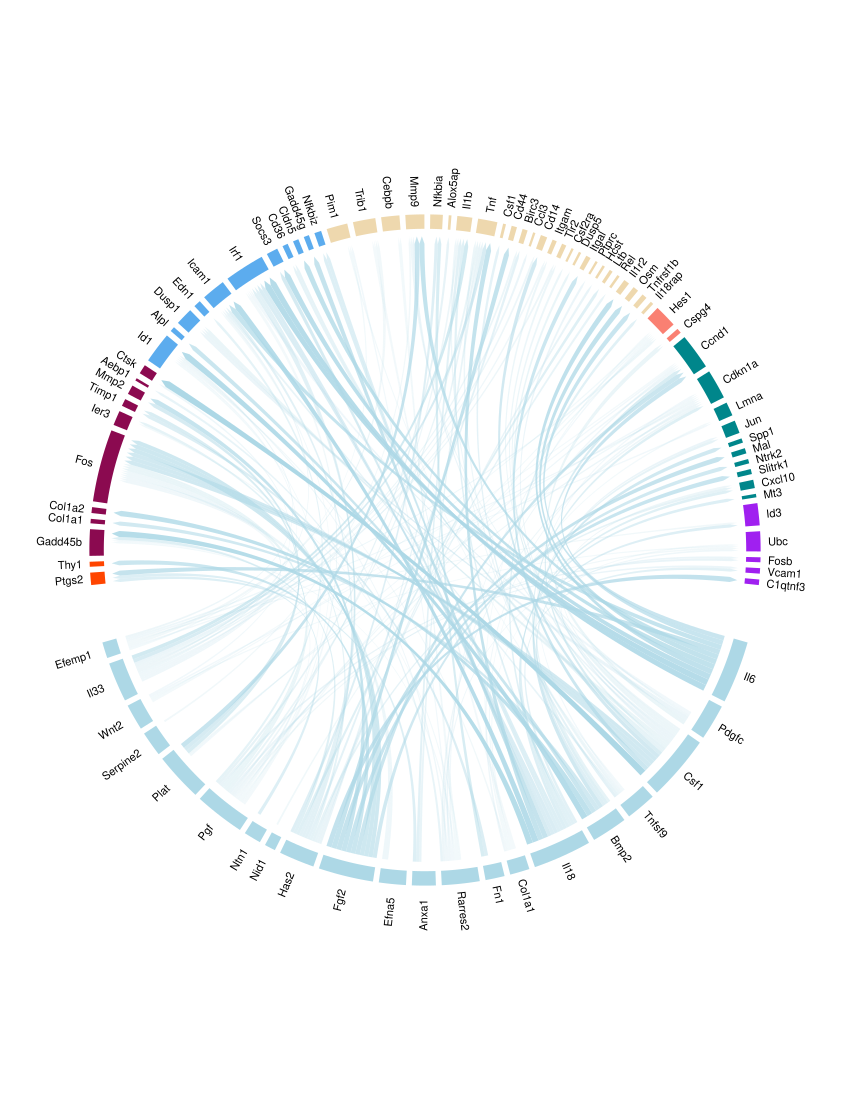

Generate this figure with R:
# ,,,,,,,,,,,,,,,,,,,,
# ,,,,,, CIRCOS ,,,,,,
# THIS IS VERSION SHOWS PI16 LIGANDS
# and predicted interactions with receptors(=target) expressed by the other cell types 

library(nichenetr)
library(dplyr)
library(tidyverse)
library(circlize)

library(Seurat)

prloc="~/reanalysesPubs/"
setwd(prloc)

# ** ATTENTION if objects already loaded, not to run this part **

# Oprescu&DeMicheli integrated expression data
# load Seurat  object:
seuratObj = readRDS("Opres_DeMichseu_withNames.rds")
seuratObj@meta.data %>% head()
#in my object, cell types are in @active.ident:
head(seuratObj@active.ident)
seuratObj@active.ident %>% table()

length(seuratObj@meta.data$seurat_clusters)
#[1] 10538
length(seuratObj@active.ident)
#[1] 10538
head(rownames(seuratObj@meta.data))
head(names(seuratObj@active.ident))
#check if these entire vectors are the same (the barcodes):
if (all( rownames(seuratObj@meta.data) == names(seuratObj@active.ident) )){
  print("copying active.ident into celltype metadata")
  seuratObj@meta.data$celltypes <- as.character(seuratObj@active.ident)
}else{ print("problem!!different order in metadata") }

rownames(seuratObj@meta.data) <- names(seuratObj@active.ident) # restore rownames

# Load the ligand-target model
ligand_target_matrix = readRDS(url("https://zenodo.org/record/3260758/files/ligand_target_matrix.rds"))
lr_network = readRDS(url("https://zenodo.org/record/3260758/files/lr_network.rds"))
weighted_networks = readRDS(url("https://zenodo.org/record/3260758/files/weighted_networks.rds"))
weighted_networks_lr = weighted_networks$lr_sig %>% inner_join(lr_network %>% distinct(from,to), by = c("from","to"))

# mouse transf:
lr_network = lr_network %>% mutate(from = convert_human_to_mouse_symbols(from), to = convert_human_to_mouse_symbols(to)) %>% drop_na()
colnames(ligand_target_matrix) = ligand_target_matrix %>% colnames() %>% convert_human_to_mouse_symbols()
rownames(ligand_target_matrix) = ligand_target_matrix %>% rownames() %>% convert_human_to_mouse_symbols()

ligand_target_matrix = ligand_target_matrix %>% .[!is.na(rownames(ligand_target_matrix)), !is.na(colnames(ligand_target_matrix))]

  # not used ?:
  #weighted_networks_lr = weighted_networks_lr %>% mutate(from = convert_human_to_mouse_symbols(from), to = convert_human_to_mouse_symbols(to)) %>% drop_na()

# ** end ATTENTION if objects already loaded, not to run this part **


## start here if everything ok
ALLMARKERS <- read.table("ALLMARKERSoprescuDmicheli.txt", sep="\t", header=T)
ALLMARKERS$celltypes = seuratObj@meta.data$celltypes[match(ALLMARKERS$cluster,seuratObj@meta.data$seurat_clusters)]


FAPSmoc2.main = "FAPS, Smoc2+" # cluster 0
FAPSmoc2.others = c("FAPs, Smoc2+",  "FAPs?, Smoc2++")
FAPpi16 = "FAPs activated" # cluster 1
tenocytes = "Tenocytes" # cluster 10
endothelial = c("Endothelial cells", "Endothelial_lymphatic")
neumacr = "Neutrophyls_macrophages"
smooth = "Smooth muscle"
schwann = "Schwann cells"
musc = "MuSc"


allCells <- c("FAPS, Smoc2+","FAPs activated","Endothelial cells","unknown",
               "Endothelial_lymphatic","FAPs, Smoc2+","Myonuclei","B_lymphocytes.CD4",
               "Smooth muscle","MuSc","Tenocytes","Early T","FAPs?, Smoc2++",
               "Schwann cells","Neutrophyls_macrophages","?FAPs??","Schwann cells")  # background :all except target pi16

# expressed_genes_FAPSmoc2.main <- ALLMARKERS %>% 
#   filter(celltypes %in% FAPSmoc2.main & avg_logFC > 0.3) %>% pull(gene)
# # is a factor vector, convert into char vector:
# expressed_genes_FAPSmoc2.main <- as.character(expressed_genes_FAPSmoc2.main)
# 
# expressed_genes_FAPSmoc2.others <- ALLMARKERS %>% 
#   filter(celltypes %in% FAPSmoc2.others & avg_logFC > 0.3) %>% pull(gene)  
# expressed_genes_FAPSmoc2.others <- as.character(expressed_genes_FAPSmoc2.others)

expressed_genes_FAPpi16 <- ALLMARKERS %>% 
  filter(celltypes %in% FAPpi16 & avg_logFC > 0.3) %>% pull(gene)
expressed_genes_FAPpi16 <- as.character(expressed_genes_FAPpi16)

expressed_genes_tenocytes <- ALLMARKERS %>%
  filter(celltypes %in% tenocytes & avg_logFC > 0.3) %>% pull(gene)
expressed_genes_tenocytes <- as.character(expressed_genes_tenocytes)
# 
# expressed_genes_endothelial <- ALLMARKERS %>% 
#   filter(celltypes %in% endothelial & avg_logFC > 0.3) %>% pull(gene)
# expressed_genes_endothelial <- as.character(expressed_genes_endothelial)
# 
# expressed_genes_neumacr <- ALLMARKERS %>% 
#   filter(celltypes %in% neumacr & avg_logFC > 0.3) %>% pull(gene)  
# expressed_genes_neumacr <- as.character(expressed_genes_neumacr)
# 
# expressed_genes_smooth <- ALLMARKERS %>% 
#   filter(celltypes %in% smooth & avg_logFC > 0.3) %>% pull(gene)  
# expressed_genes_smooth <- as.character(expressed_genes_smooth)
# 
# expressed_genes_schwann <- ALLMARKERS %>% 
#   filter(celltypes %in% schwann & avg_logFC > 0.3) %>% pull(gene)  
# expressed_genes_schwann <- as.character(expressed_genes_schwann)
# 
# expressed_genes_musc <- ALLMARKERS %>% 
#   filter(celltypes %in% musc & avg_logFC > 0.3) %>% pull(gene)  
# expressed_genes_musc <- as.character(expressed_genes_musc)

expressed_genes_allCells <- ALLMARKERS %>% 
  filter(celltypes %in% allCells & avg_logFC > 0.7) %>% pull(gene)
expressed_genes_allCells <- as.character(expressed_genes_allCells)


# Load geneS setS of interest i.e. receptors at each celltype; and set background cells Other
# my set of interest is pi16 highest expressed:
FAPpi16_geneset = ALLMARKERS %>% 
  filter(celltypes %in% FAPpi16 & avg_logFC > 0.7) %>% pull(gene) %>%
   .[. %in% rownames(ligand_target_matrix)]
FAPpi16_geneset <- as.character(FAPpi16_geneset)

FAPSmoc2.main_geneset <- ALLMARKERS %>% 
  filter(celltypes %in% FAPSmoc2.main & avg_logFC > 0.7) %>% pull(gene)%>%
  .[. %in% rownames(ligand_target_matrix)]
FAPSmoc2.main_geneset <- as.character(FAPSmoc2.main_geneset)

FAPSmoc2.others_geneset <- ALLMARKERS %>% 
  filter(celltypes %in% FAPSmoc2.others & avg_logFC > 0.7) %>% pull(gene)  %>%
  .[. %in% rownames(ligand_target_matrix)]
FAPSmoc2.others_geneset <- as.character(FAPSmoc2.others_geneset)

tenocytes_geneset <- ALLMARKERS %>% 
  filter(celltypes %in% tenocytes & avg_logFC > 0.7) %>% pull(gene)%>%
  .[. %in% rownames(ligand_target_matrix)]
tenocytes_geneset <- as.character(tenocytes_geneset)

endothelial_geneset <- ALLMARKERS %>% 
  filter(celltypes %in% endothelial & avg_logFC > 0.7) %>% pull(gene) %>%
  .[. %in% rownames(ligand_target_matrix)]
endothelial_geneset <- as.character(endothelial_geneset)

neumacr_geneset <- ALLMARKERS %>% 
  filter(celltypes %in% neumacr & avg_logFC > 0.7) %>% pull(gene) %>%
  .[. %in% rownames(ligand_target_matrix)]
neumacr_geneset <- as.character(neumacr_geneset)

smooth_geneset <- ALLMARKERS %>% 
  filter(celltypes %in% smooth & avg_logFC > 0.7) %>% pull(gene) %>%
  .[. %in% rownames(ligand_target_matrix)]
smooth_geneset <- as.character(smooth_geneset)

schwann_geneset <- ALLMARKERS %>% 
  filter(celltypes %in% schwann & avg_logFC > 0.7) %>% pull(gene) %>%
  .[. %in% rownames(ligand_target_matrix)] 
schwann_geneset <- as.character(schwann_geneset)

musc_geneset <- ALLMARKERS %>% 
  filter(celltypes %in% musc & avg_logFC > 0.7) %>% pull(gene) %>%
  .[. %in% rownames(ligand_target_matrix)]
musc_geneset <- as.character(musc_geneset)

uni_geneset <- union(FAPpi16_geneset,union(FAPSmoc2.main_geneset,
                                         union(FAPSmoc2.others_geneset,union(tenocytes_geneset,
                                         union(endothelial_geneset,union(neumacr_geneset,
                                          union(smooth_geneset, union(schwann_geneset, musc_geneset)))))))
                   )

background_expressed_genes = expressed_genes_allCells %>% .[. %in% rownames(ligand_target_matrix)]


# perform ligand activity analysis on set of interest

ligands = lr_network %>% pull(from) %>% unique()

# expressed_ligands_FAPSmoc2.main = intersect(ligands,expressed_genes_FAPSmoc2.main)
# expressed_ligands_FAPSmoc2.others = intersect(ligands,expressed_genes_FAPSmoc2.others)
expressed_ligands_FAPpi16 = intersect(ligands,expressed_genes_FAPpi16)
expressed_ligands_tenocytes = intersect(ligands,expressed_genes_tenocytes)
# expressed_ligands_endothelial = intersect(ligands,expressed_genes_endothelial)
# expressed_ligands_neumacr = intersect(ligands,expressed_genes_neumacr)
# expressed_ligands_smooth = intersect(ligands,expressed_genes_smooth)
# expressed_ligands_schwann = intersect(ligands,expressed_genes_schwann)
# expressed_ligands_musc = intersect(ligands,expressed_genes_musc)
# expressed_ligands = union(expressed_ligands_FAPSmoc2.main,
#                           union(expressed_ligands_FAPSmoc2.others,
#                           union(expressed_ligands_FAPpi16,
#                           union(expressed_ligands_tenocytes,
#                           union(expressed_ligands_endothelial,
#                           union(expressed_ligands_neumacr,
#                           union(expressed_ligands_smooth,
#                           union(expressed_ligands_schwann,
#                           expressed_ligands_musc)))))))
#                           )
expressed_ligands = union(expressed_ligands_FAPpi16, expressed_ligands_tenocytes)

receptors = lr_network %>% pull(to) %>% unique()
expressed_receptors = intersect(receptors,background_expressed_genes)

potential_ligands = lr_network %>% filter(from %in% expressed_ligands & 
                                            to %in% expressed_receptors) %>%
  pull(from) %>% unique()

# if you want ot make circos plots for multiple gene sets, 
#combine the different data frames and differentiate which target 
#belongs to which gene set via the target type

ligand_activities = predict_ligand_activities(geneset = uni_geneset, background_expressed_genes = background_expressed_genes, ligand_target_matrix = ligand_target_matrix, potential_ligands = potential_ligands)

best_upstream_ligands = ligand_activities %>% top_n(50, pearson) %>% arrange(-pearson) %>% pull(test_ligand)
head(best_upstream_ligands)

#check overlaps and assign those "common" specifically:
# this part is not developped yet, general idea:
# lfc.common_i.group.a > lfc.common_i.group.b + 1
# and if not satisfying this, dropout the common gene
# preparation, likely:
# pi16_lig_df <- ALLMARKERS %>% filter(celltypes %in% FAPpi16 & avg_logFC>0) %>%
#  +   filter(gene %in% best_upstream_ligands)

# for now, continue as ligands were specific:
# FAPSmoc2.main_specific_ligands <- expressed_ligands_FAPSmoc2.main %>% intersect(best_upstream_ligands)
# FAPSmoc2.others_specific_ligands <- expressed_ligands_FAPSmoc2.others %>% intersect(best_upstream_ligands)
FAPpi16_specific_ligands <- expressed_ligands_FAPpi16 %>% intersect(best_upstream_ligands)
tenocytes_specific_ligands <- expressed_ligands_tenocytes %>% intersect(best_upstream_ligands)
# endothelial_specific_ligands <- expressed_ligands_endothelial %>% intersect(best_upstream_ligands)
# neumacr_specific_ligands <- expressed_ligands_neumacr %>% intersect(best_upstream_ligands)
# smooth_specific_ligands <- expressed_ligands_smooth %>% intersect(best_upstream_ligands)
# schwann_specific_ligands <- expressed_ligands_schwann %>% intersect(best_upstream_ligands)
# musc_specific_ligands <- expressed_ligands_musc  %>% intersect(best_upstream_ligands)


general_ligands = expressed_ligands %>% intersect(best_upstream_ligands)
  
# ligand_type_indication_df = tibble(
#   ligand_type = c(rep("FAPSmoc2.main", times = length(FAPSmoc2.main_specific_ligands)),
#                   rep("FAPSmoc2.others", times = length(FAPSmoc2.others_specific_ligands)),
#                   rep("FAPpi16", times = length(FAPpi16_specific_ligands)),
#                   rep("Tenocytes", times = length(tenocytes_specific_ligands)),
#                   rep("Endothelial", times = length(endothelial_specific_ligands)),
#                   rep("NeutrophMacroph", times = length(neumacr_specific_ligands)),
#                   rep("SmoothMus", times = length(smooth_specific_ligands)),
#                   rep("SchwannCells",times = length(schwann_specific_ligands)),
#                   rep("MuSC", times = length(musc_specific_ligands))
#                   #,rep("general", times= length(general_ligands))
#                   ),
#   ligand = c(FAPSmoc2.main_specific_ligands, FAPSmoc2.others_specific_ligands, FAPpi16_specific_ligands,
#              tenocytes_specific_ligands, endothelial_specific_ligands, 
#              neumacr_specific_ligands,smooth_specific_ligands,
#              schwann_specific_ligands, musc_specific_ligands ) #, general_ligands
#   )#end tibble

ligand_type_indication_df = tibble(
  ligand_type = c(    rep("FAPpi16", times = length(FAPpi16_specific_ligands))
                  #rep("Tenocytes", times = length(tenocytes_specific_ligands))
                  ),
  ligand = c( FAPpi16_specific_ligands ) #,tenocytes_specific_ligands
  )#end tibble


#**** infer target genes of top-ranked ligands and visualize in a circos plot
ligtarLIST = list()
ligtarLIST[[1]] = best_upstream_ligands %>% lapply(get_weighted_ligand_target_links,geneset = FAPpi16_geneset, ligand_target_matrix = ligand_target_matrix, n = 50) %>% bind_rows()
ligtarLIST[[2]] = best_upstream_ligands %>% lapply(get_weighted_ligand_target_links,geneset = FAPSmoc2.main_geneset, ligand_target_matrix = ligand_target_matrix, n = 50) %>% bind_rows()
ligtarLIST[[3]] = best_upstream_ligands %>% lapply(get_weighted_ligand_target_links,geneset = FAPSmoc2.others_geneset, ligand_target_matrix = ligand_target_matrix, n = 50) %>% bind_rows()
ligtarLIST[[4]] = best_upstream_ligands %>% lapply(get_weighted_ligand_target_links,geneset = tenocytes_geneset, ligand_target_matrix = ligand_target_matrix, n = 50) %>% bind_rows()
ligtarLIST[[5]] = best_upstream_ligands %>% lapply(get_weighted_ligand_target_links,geneset = endothelial_geneset, ligand_target_matrix = ligand_target_matrix, n = 50) %>% bind_rows()
ligtarLIST[[6]] = best_upstream_ligands %>% lapply(get_weighted_ligand_target_links,geneset = neumacr_geneset, ligand_target_matrix = ligand_target_matrix, n = 50) %>% bind_rows()
ligtarLIST[[7]] = best_upstream_ligands %>% lapply(get_weighted_ligand_target_links,geneset = smooth_geneset, ligand_target_matrix = ligand_target_matrix, n = 50) %>% bind_rows()
ligtarLIST[[8]] = best_upstream_ligands %>% lapply(get_weighted_ligand_target_links,geneset = schwann_geneset, ligand_target_matrix = ligand_target_matrix, n = 50) %>% bind_rows()
ligtarLIST[[9]] = best_upstream_ligands %>% lapply(get_weighted_ligand_target_links,geneset = musc_geneset, ligand_target_matrix = ligand_target_matrix, n = 50) %>% bind_rows()

targets = c("FAPpi16","FAPSmoc2main", "FAPSmoc2others","Tenocytes","Endothelial","NeutrophMacroph","SmoothMus","SchwannCells","MuSC")

# if you want ot make circos plots for multiple gene sets, 
#combine the different data frames and differentiate which target 
#belongs to which gene set via the target type
active_ligand_target_links_df = ligtarLIST[[1]] %>% mutate(target_type = "FAPpi16") %>% inner_join(ligand_type_indication_df) 
for (i in 2:length(targets)){
  tmpdf = ligtarLIST[[i]] %>% mutate(target_type = targets[i]) %>% inner_join(ligand_type_indication_df)
  print(is.data.frame(tmpdf))
  active_ligand_target_links_df = rbind(active_ligand_target_links_df, tmpdf)
}  # other loong ugly way to do this: see at the END

# show only links with weight higher than cutoff
cutoff_include_all_ligands = active_ligand_target_links_df$weight %>% quantile(0.66, na.rm = TRUE)
active_ligand_target_links_df_circos = active_ligand_target_links_df %>% filter(weight > cutoff_include_all_ligands)

ligands_to_remove = setdiff(active_ligand_target_links_df$ligand %>% unique(), active_ligand_target_links_df_circos$ligand %>% unique())
targets_to_remove = setdiff(active_ligand_target_links_df$target %>% unique(), active_ligand_target_links_df_circos$target %>% unique())

circos_links = active_ligand_target_links_df %>% filter(!target %in% targets_to_remove &!ligand %in% ligands_to_remove)

grid_col_target =c("FAPSmoc2.main" = "darkorange",
                   "FAPSmoc2.others" = "gold",
                   "FAPpi16" = "orangered",
                   "Tenocytes" = "deeppink4",
                   "Endothelial" = "steelblue2",
                   "NeutrophMacroph" = "wheat2",
                  "SmoothMus" = "salmon", 
                  "SchwannCells" = "turquoise4" ,
                  "MuSC" =  "purple"  )  # other colors: "saddlebrown"  ,  
grid_col_ligand =c("FAPpi16" = "lightblue")

# HOWEVER: see below that order of appeareance was changed , neutrophyls are moved last
# *-*

grid_col_tbl_ligand = tibble(ligand_type = grid_col_ligand %>% names(), color_ligand_type = grid_col_ligand)
grid_col_tbl_target = tibble(target_type = grid_col_target %>% names(), color_target_type = grid_col_target)

circos_links = circos_links %>% mutate(ligand = paste(ligand," ")) # extra space: make a difference between a gene as ligand and a gene as target!
circos_links = circos_links %>% inner_join(grid_col_tbl_ligand) %>% inner_join(grid_col_tbl_target)
links_circle = circos_links %>% select(ligand,target, weight)

ligand_color = circos_links %>% distinct(ligand,color_ligand_type)
grid_ligand_color = ligand_color$color_ligand_type %>% set_names(ligand_color$ligand)
target_color = circos_links %>% distinct(target,color_target_type)
grid_target_color = target_color$color_target_type %>% set_names(target_color$target)

grid_col =c(grid_ligand_color,grid_target_color)

# give the option that links in the circos plot will be transparant ~ ligand-target potential score
transparency = circos_links %>% mutate(weight =(weight-min(weight))/(max(weight)-min(weight))) %>% mutate(transparency = 1-weight) %>% .$transparency 

target_order = circos_links$target %>% unique()
ligand_order = c(FAPpi16_specific_ligands ) %>% 
            c(paste(.," ")) %>% intersect(circos_links$ligand)
order = c(ligand_order,target_order)


#svg saving commands do not work, better do manually from plots
#svg("cellsPi16receive_EndothSmocTeno.svg",width=10, height = 10)
circos.par(gap.degree = 1)
chordDiagram(links_circle, directional = 1,order=order,link.sort = TRUE, link.decreasing = FALSE, grid.col = grid_col,transparency = transparency, diffHeight = 0.005, direction.type = c("diffHeight", "arrows"),link.arr.type = "big.arrow", link.visible = links_circle$weight >= cutoff_include_all_ligands,annotationTrack = "grid", 
             preAllocateTracks = list(track.height = 0.075))
# we go back to the first track and customize sector labels
circos.track(track.index = 1, panel.fun = function(x, y) {
  circos.text(CELL_META$xcenter, CELL_META$ylim[1], CELL_META$sector.index,
              facing = "clockwise", niceFacing = TRUE, adj = c(0, 0.55), cex = 0.7)
}, bg.border = NA) 

#dev.off()

# legend manually added, alphabetic order:
pdf("LigRecPairs/circosExtendedLegend_ligp16.pdf",  width=15)
  ggplot(active_ligand_target_links_df_circos, aes(x=target_type, y=weight, fill=target_type))+ geom_violin()+
    scale_fill_manual(values= c("steelblue2", "orangered","darkorange","gold", 
                                "purple", "wheat2","turquoise4" , "salmon", "deeppink4"))+
    ggtitle("Ligand-receptor weights as calculated by NicheNet")
dev.off()

#circos without transparency
chordDiagram(links_circle, directional = 1,order=order,link.sort = TRUE, link.decreasing = FALSE, grid.col = grid_col,transparency = 0, diffHeight = 0.005, direction.type = c("diffHeight", "arrows"),link.arr.type = "big.arrow", link.visible = links_circle$weight >= cutoff_include_all_ligands,annotationTrack = "grid", 
             preAllocateTracks = list(track.height = 0.075))
# we go back to the first track and customize sector labels
circos.track(track.index = 1, panel.fun = function(x, y) {
  circos.text(CELL_META$xcenter, CELL_META$ylim[1], CELL_META$sector.index,
              facing = "clockwise", niceFacing = TRUE, adj = c(0, 0.55), cex = 1)
}, bg.border = NA) 



circos.clear()


# END

#looong ugly ways :
# predf.1 = ligtarLIST[[1]] %>% mutate(target_type = "FAPpi16") %>% inner_join(ligand_type_indication_df) 
# predf.2 = ligtarLIST[[2]] %>% mutate(target_type = "FAPSmoc2main") %>% inner_join(ligand_type_indication_df) 
# predf.3 = ligtarLIST[[3]] %>% mutate(target_type = "FAPSmoc2others") %>% inner_join(ligand_type_indication_df) 
# predf.4 = ligtarLIST[[... %>% mutate(target_type = "Tenocytes") %>% inner_join(ligand_type_indication_df) 
# predf.5 = ligtarLIST[[... %>% mutate(target_type = "Endothelial") %>% inner_join(ligand_type_indication_df) 
# predf.6 = ligtarLIST[[... %>% mutate(target_type = "NeutrophMacroph") %>% inner_join(ligand_type_indication_df) 
# predf.7 = ligtarLIST[[... %>% mutate(target_type = "SmoothMus") %>% inner_join(ligand_type_indication_df) 
# predf.8 = ligtarLIST[[... %>% mutate(target_type = "SchwannCells") %>% inner_join(ligand_type_indication_df) 
# predf.9 = ligtarLIST[[... %>% mutate(target_type = "MuSC") %>% inner_join(ligand_type_indication_df) 
